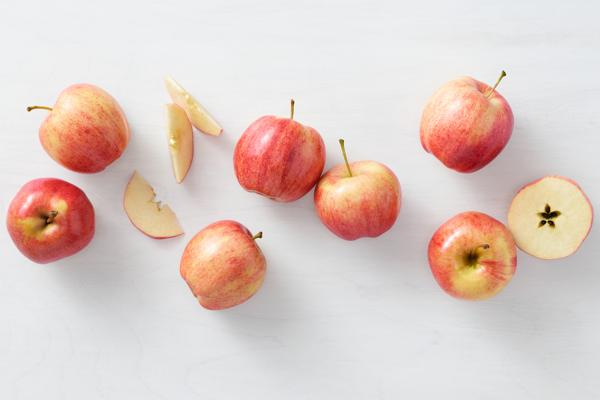
#> input picture W4/supplier-data/images/001.jpeg, 600 x 400 px, found by its file name; its folder holds only this picture in this run
$ python W1-04.py
#> lines starting #> are read from the running program, lines starting #| are printed output that depends on the picture
# This is the challenge section of the lab where you'll write a script that uses PIL to perform the following operations:

# Iterate through each file in the folder
# For each file:
# Rotate the image 90° clockwise
# Resize the image from 192x192 to 128x128
# Save the image to a new folder in .jpeg format
# Use a nano editor for this purpose. You can name the file however you'd like. And make sure to save the updated images in the folder: /opt/icons/
#curl -c ./cookie -s -L "https://drive.google.com/uc?export=download&id=$11hg55-dKdHN63yJP20dMLAgPJ5oiTOHF" > /dev/null | curl -Lb ./cookie "https://drive.google.com/uc?export=download&confirm=`awk '/download/ {print $NF}' ./cookie`&id=11hg55-dKdHN63yJP20dMLAgPJ5oiTOHF" -o images.zip && sudo rm -rf cookie
#!/usr/bin/env python3
from PIL import Image
import os

directory = "images/"
output_directory = "/opt/icons/"

#The for loop to correct the badly formatted images.
for filename in os.listdir(directory):
    if filename !=".DS_Store":
        im = Image.open(os.path.join(directory,filename))
#> im is the input picture: PIL image 600x400 RGB; mean R, G, B 222.1, 203.8, 197.7
        im = im.rotate(-90)
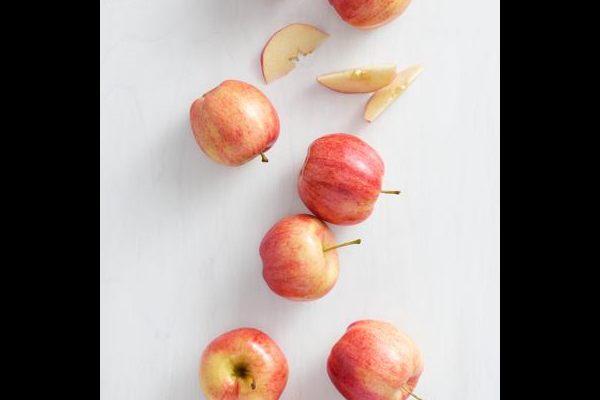
#> im: PIL image 600x400 RGB; mean R, G, B 148.5, 135.5, 131.2
        im = im.resize((128,128))
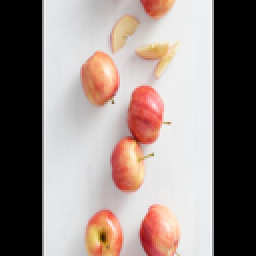
#> im: PIL image 128x128 RGB (shown 2 times larger); mean R, G, B 148.6, 135.6, 131.3
        im = im.convert("RGB")
        im.save(os.path.join(output_directory,filename+".jpeg"))

$ run again, on W4/supplier-data/images/005.jpeg
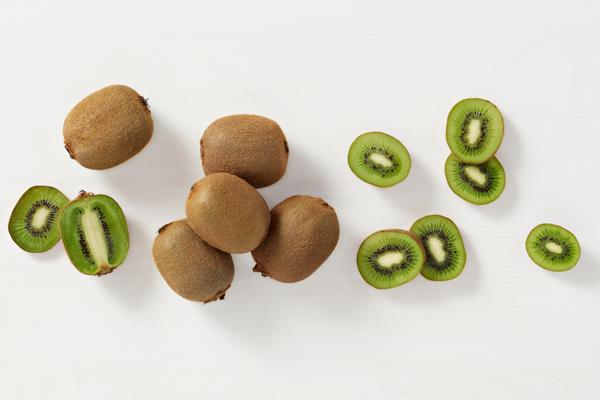
#> input picture W4/supplier-data/images/005.jpeg, 600 x 400 px, found by its file name
#> im is the input picture: PIL image 600x400 RGB; mean R, G, B 212, 207.2, 191.6
#> `im = im.rotate(-90)`:
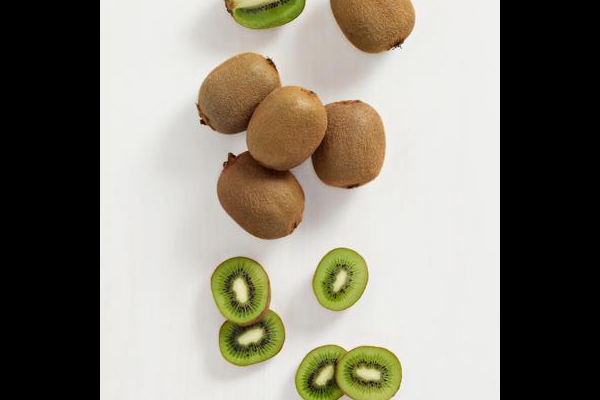
#> im: PIL image 600x400 RGB; mean R, G, B 137.5, 133, 121.6
#> `im = im.resize((128,128))`:
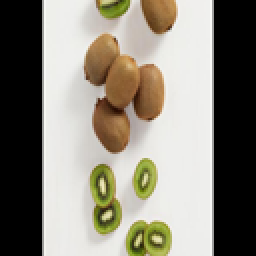
#> im: PIL image 128x128 RGB (shown 2 times larger); mean R, G, B 137.6, 133.2, 121.7

$ run again, on W4/supplier-data/images/006.jpeg
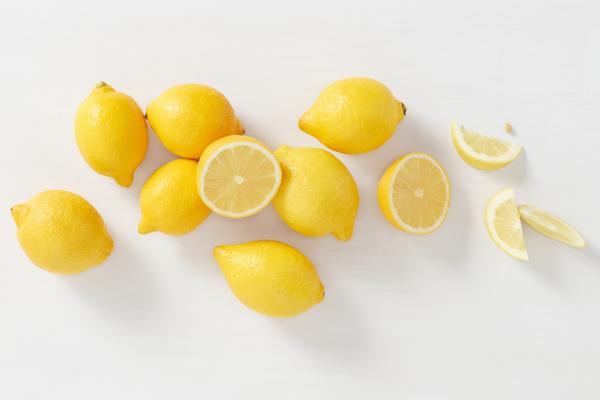
#> input picture W4/supplier-data/images/006.jpeg, 600 x 400 px, found by its file name
#> im is the input picture: PIL image 600x400 RGB; mean R, G, B 231.3, 221.1, 189.9
#> `im = im.rotate(-90)`:
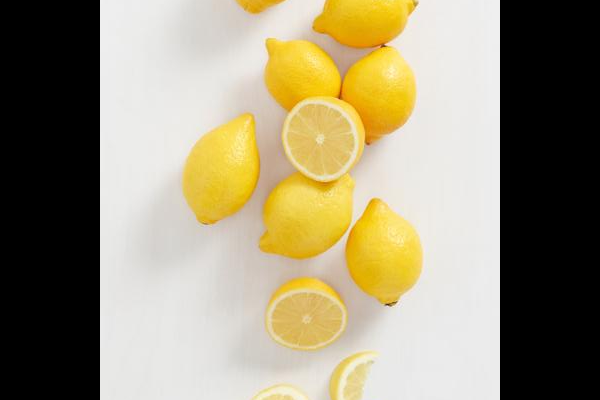
#> im: PIL image 600x400 RGB; mean R, G, B 153.2, 144.5, 118.7
#> `im = im.resize((128,128))`:
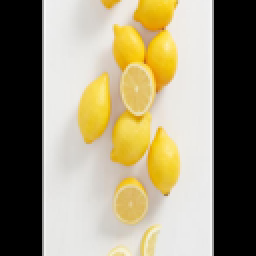
#> im: PIL image 128x128 RGB (shown 2 times larger); mean R, G, B 153.3, 144.6, 118.8

$ run again, on W4/supplier-data/images/007.jpeg
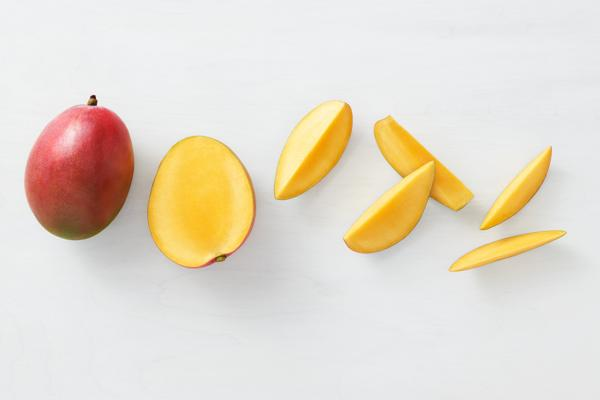
#> input picture W4/supplier-data/images/007.jpeg, 600 x 400 px, found by its file name
#> im is the input picture: PIL image 600x400 RGB; mean R, G, B 228.5, 219.4, 205.4
#> `im = im.rotate(-90)`:
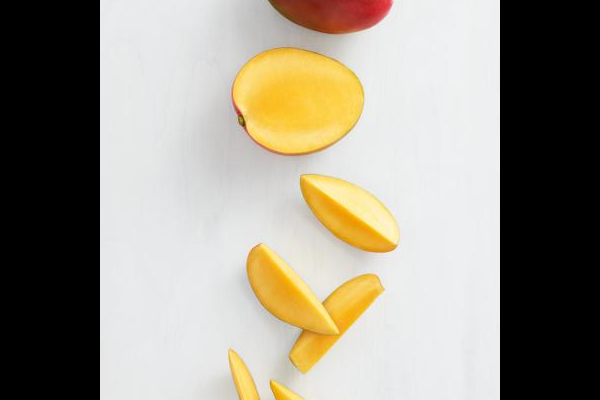
#> im: PIL image 600x400 RGB; mean R, G, B 152.8, 147.1, 134.7
#> `im = im.resize((128,128))`:
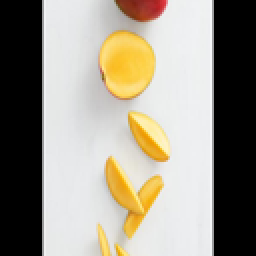
#> im: PIL image 128x128 RGB (shown 2 times larger); mean R, G, B 152.9, 147.2, 134.8

$ run again, on W4/supplier-data/images/002.jpeg
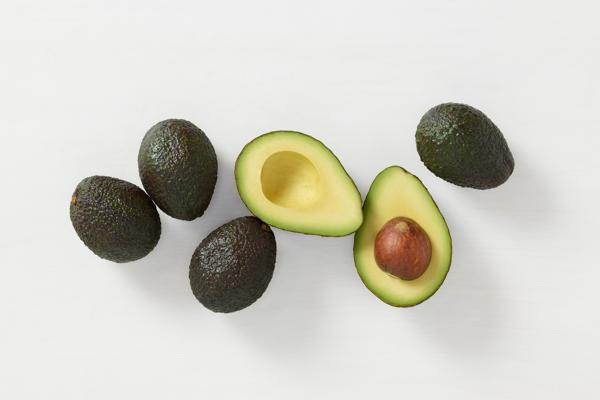
#> input picture W4/supplier-data/images/002.jpeg, 600 x 400 px, found by its file name
#> im is the input picture: PIL image 600x400 RGB; mean R, G, B 208.5, 206.8, 196.9
#> `im = im.rotate(-90)`:
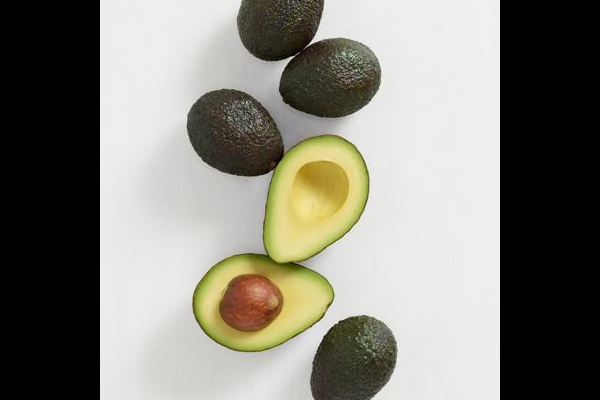
#> im: PIL image 600x400 RGB; mean R, G, B 131.8, 130.2, 121.2
#> `im = im.resize((128,128))`:
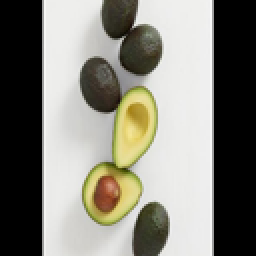
#> im: PIL image 128x128 RGB (shown 2 times larger); mean R, G, B 132, 130.3, 121.3
